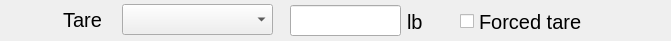
  <widget class="QWidget" name="gb2PlatterTare" native="true">
   <property name="geometry">
    <rect>
     <x>637</x>
     <y>414</y>
     <width>671</width>
     <height>41</height>
    </rect>
   </property>
   <property name="font">
    <font>
     <pointsize>15</pointsize>
    </font>
   </property>
   <widget class="QLabel" name="label_36">
    <property name="geometry">
     <rect>
      <x>1</x>
      <y>7</y>
      <width>101</width>
      <height>25</height>
     </rect>
    </property>
    <property name="font">
     <font>
      <pointsize>15</pointsize>
     </font>
    </property>
    <property name="text">
     <string>Tare</string>
    </property>
    <property name="alignment">
     <set>Qt::AlignRight|Qt::AlignTrailing|Qt::AlignVCenter</set>
    </property>
   </widget>
   <widget class="hobart::numericLineEdit" name="le2TarePlatter">
    <property name="geometry">
     <rect>
      <x>290</x>
      <y>5</y>
      <width>111</width>
      <height>31</height>
     </rect>
    </property>
    <property name="font">
     <font>
      <pointsize>19</pointsize>
     </font>
    </property>
   </widget>
   <widget class="QCheckBox" name="chkbox2TarePlatterForcedTare">
    <property name="geometry">
     <rect>
      <x>460</x>
      <y>6</y>
      <width>201</width>
      <height>31</height>
     </rect>
    </property>
    <property name="font">
     <font>
      <pointsize>15</pointsize>
     </font>
    </property>
    <property name="text">
     <string>Forced tare</string>
    </property>
   </widget>
   <widget class="QLabel" name="lbl2TarePlatterUnitSymbolTare">
    <property name="geometry">
     <rect>
      <x>407</x>
      <y>7</y>
      <width>31</width>
      <height>29</height>
     </rect>
    </property>
    <property name="font">
     <font>
      <pointsize>15</pointsize>
     </font>
    </property>
    <property name="toolTip">
     <string notr="true"/>
    </property>
    <property name="statusTip">
     <string notr="true"/>
    </property>
    <property name="text">
     <string notr="true">lb</string>
    </property>
    <property name="alignment">
     <set>Qt::AlignLeading|Qt::AlignLeft|Qt::AlignVCenter</set>
    </property>
   </widget>
   <widget class="QComboBox" name="cb2TarePlatterTareType">
    <property name="geometry">
     <rect>
      <x>122</x>
      <y>4</y>
      <width>151</width>
      <height>31</height>
     </rect>
    </property>
   </widget>
  </widget>
